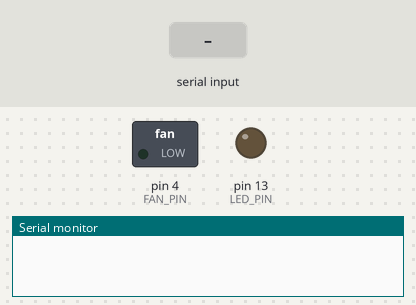
The sketch below on a simulated Arduino Uno, built with avr-gcc and run on an emulated ATmega328P. Shown: switched loads named in the sketch (green lamp = pin HIGH), output pins drawn as LEDs (lit = HIGH), the last lines printed to the serial monitor. The inputs (shaded band) are chosen by the test bench.

Above: at 1.2 s.
1.3 s: "1" received over Serial
At 2.4 s:
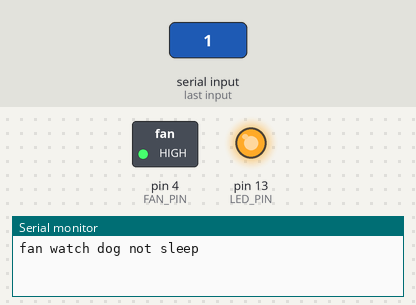
Timing chart, 0 to 32.8 s (numbered marks = the images above; inputs shaded):
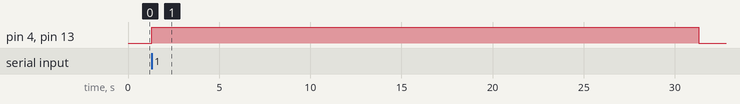

Measured:
- after the input at 1.3 s, pin 4 (FAN_PIN), pin 13 (LED_PIN): LOW → HIGH at once, → LOW 30.0 s later

The sketch:

firmware.ino
```cpp
/*пин №13 связан со встроенным светодиодом на платах Uno,
   Mega, Nano, Leonardo, Mini и др.
*/
#define LED_PIN  13
#define FAN_PIN  4
#define TIMEOUT_MSEC_TO_OFF 30000
bool isSleep = true;
long timer = 0;
void setup() {
  //открытие Serial-порта со скоростью 9600 бод/c
  Serial.begin(9600);

  //настройка пина со светодиодом в режим выхода
  pinMode(LED_PIN, OUTPUT);
    pinMode(FAN_PIN, OUTPUT);
}

void loop() {

  //если в буфере Serial-порта пришли байты (символы) и ожидают считывания
  if (Serial.available() != 0) {

    //то считываем один полученный байт (символ)
    byte b = Serial.read();

    //если получен символ '1', то светодиод включается
    if (b == 49) {
      isSleep = false;
      timer = millis();
      Serial.print("fan watch dog not sleep");
    }
  }

  if (millis() - timer > TIMEOUT_MSEC_TO_OFF) {
    isSleep = true;
  }

  digitalWrite(LED_PIN, !isSleep);
  digitalWrite(FAN_PIN, !isSleep);
}
```
